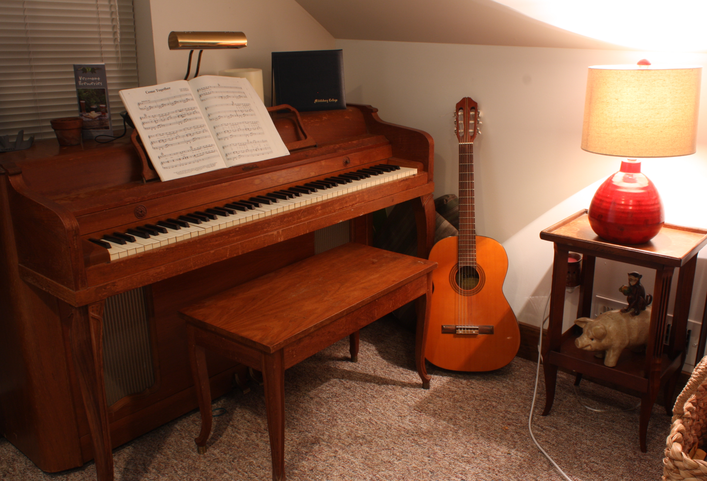
#> input picture Lab3/im0.png, 707 x 481 px
$ jupyter execute Question1.ipynb
#> lines starting #> are read from the running program, lines starting #| are printed output that depends on the picture; after the words box and inside, x2 and y2 are one past the last pixel; in counts of white or black regions, pixels touching at a corner belong together
[cell 1]
import cv2
import numpy as np
import matplotlib.pyplot as plt

# 1. Harris Corner Detection

[cell 2]
import cv2
import numpy as np
import matplotlib.pyplot as plt

image_path = 'im0.png'
image = cv2.imread(image_path)
#> image is the input picture: shape (481, 707, 3); mean B, G, R 61.1, 81, 120.2
gray_image = cv2.cvtColor(image, cv2.COLOR_BGR2GRAY)
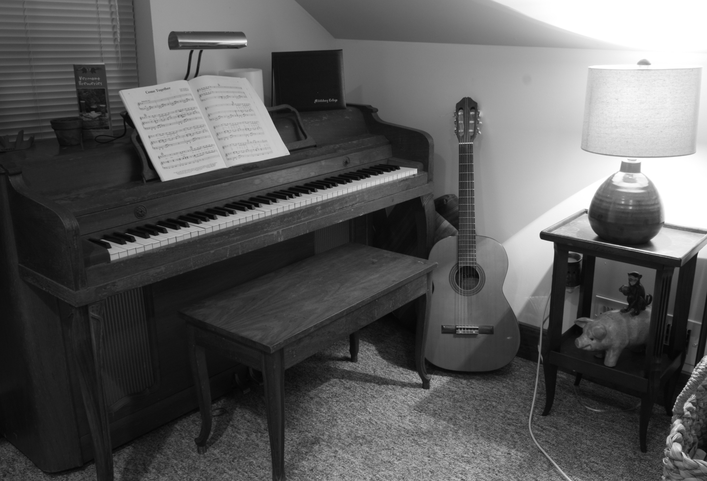
#> gray_image: shape (481, 707); min 3, max 255, mean 90.4

block_size = 2
ksize = 3
k = 0.04
cornerness = cv2.cornerHarris(gray_image, block_size, ksize, k)
threshold = 0.01 * cornerness.max()
#> threshold = 0.0001

w = 5
h, w_img = cornerness.shape
#> h = 481; w_img = 707
suppressed = cornerness.copy()
for y in range(h):
    for x in range(w_img):
        window = cornerness[max(0, y - w):min(h, y + w + 1), max(0, x - w):min(w_img, x + w + 1)]
        if cornerness[y, x] != np.max(window):
            suppressed[y, x] = -np.inf

final_corners = np.where(suppressed > threshold)
#> final_corners = 200 positions, rows 41 to 480, columns 102 to 706

cross_size = 5
line_thickness = 1
line_color = (0, 255, 0)

for y, x in zip(final_corners[0], final_corners[1]):
    cv2.line(image, (x - cross_size, y - cross_size), (x + cross_size, y + cross_size), line_color, line_thickness)
    cv2.line(image, (x - cross_size, y + cross_size), (x + cross_size, y - cross_size), line_color, line_thickness)
#> this loop made 200 passes
#> (y, x) on passes 1 to 3: (41, 179), (41, 246), (49, 170)
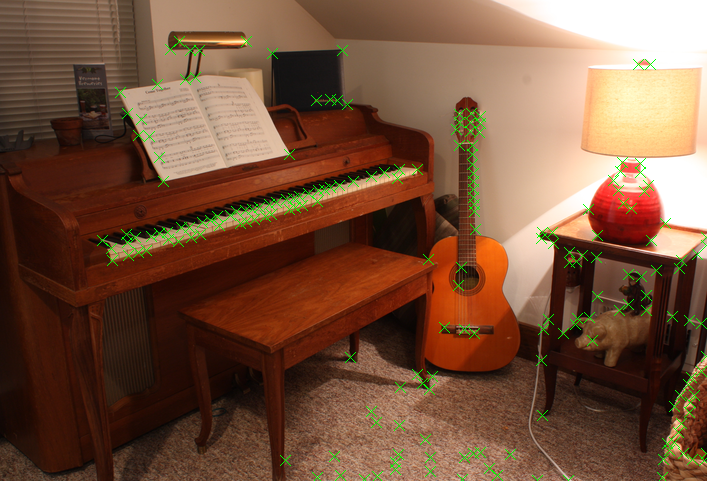
#> image: shape (481, 707, 3); 1.18% of pixels changed, all inside (x1, y1, x2, y2) = (97, 36, 707, 481)
image = cv2.cvtColor(image, cv2.COLOR_BGR2RGB)

plt.imshow(image)
plt.title('Harris Corner Detection')
plt.xticks([]), plt.yticks([])
plt.show()

$ run again, with Lab3/im1.png copied over Lab3/im0.png
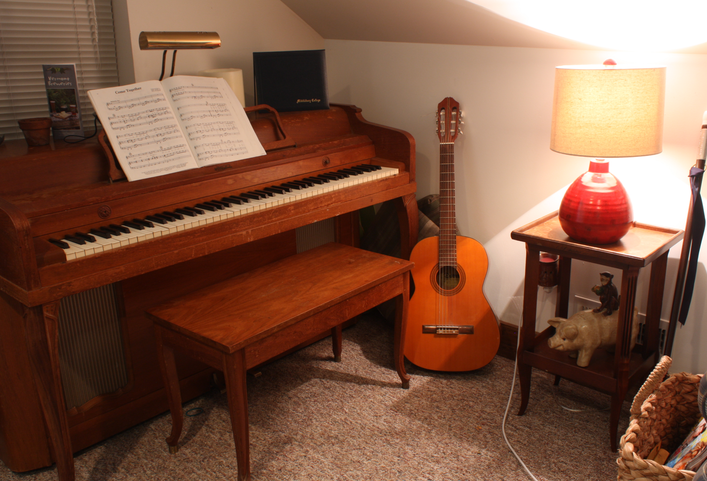
#> input picture Lab3/im1.png, 707 x 481 px
#> image is the input picture: shape (481, 707, 3); mean B, G, R 65.9, 86.2, 126.3
#> `cornerness = cv2.cornerHarris(gray_image, block_size, ksize, k)`:
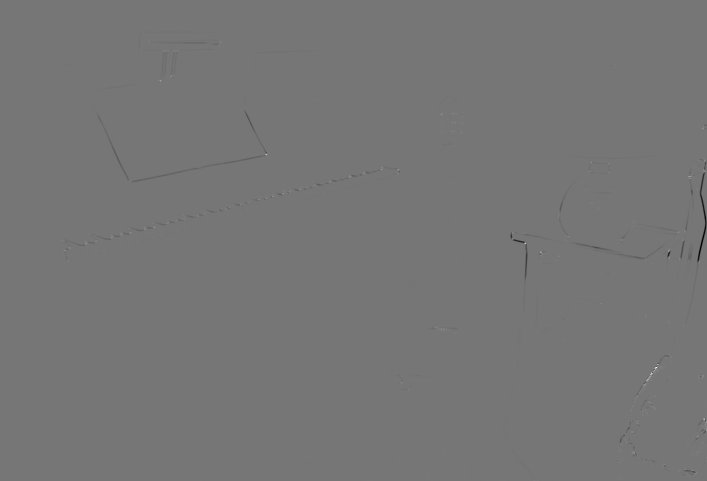
#> cornerness: shape (481, 707) float32; min -0.0122, max 0.014, mean -1.37e-05; drawn with min black and max white
#> threshold = 0.00014
#> final_corners = 198 positions, rows 41 to 480, columns 62 to 706
#> the loop `for y, x in zip(final_corners[0], final_corners[1]):` made 198 passes
#> (y, x) on passes 1 to 3: (41, 149), (42, 220), (49, 141)
#> after the loop `for y, x in zip(final_corners[0], final_corners[1]):`:
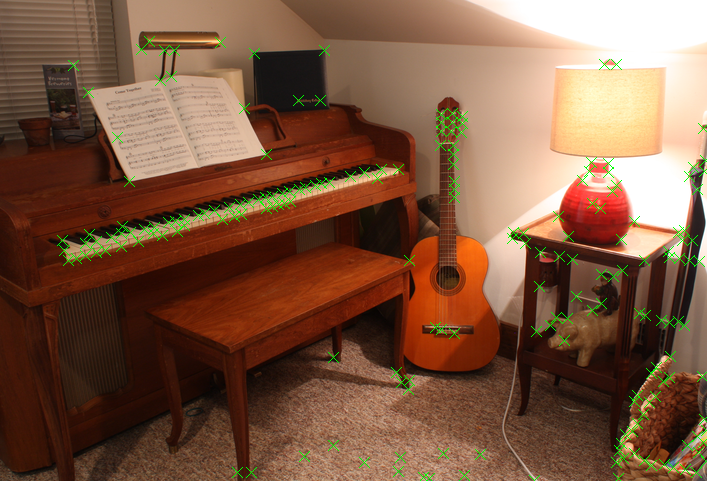
#> image: shape (481, 707, 3); 1.17% of pixels changed, all inside (x1, y1, x2, y2) = (57, 36, 707, 481)

$ run again, with Lab3/Mount1.png copied over Lab3/im0.png
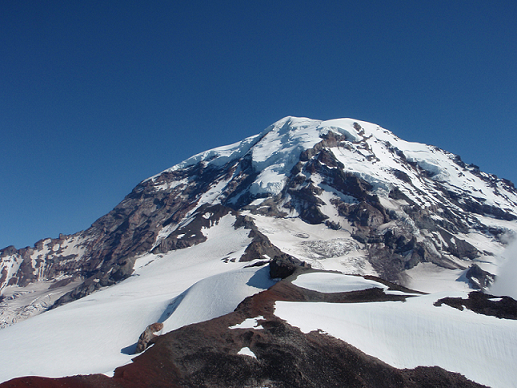
#> input picture Lab3/Mount1.png, 517 x 388 px
#> image is the input picture: shape (388, 517, 3); mean B, G, R 135.7, 109.3, 88.8
#> `cornerness = cv2.cornerHarris(gray_image, block_size, ksize, k)`:
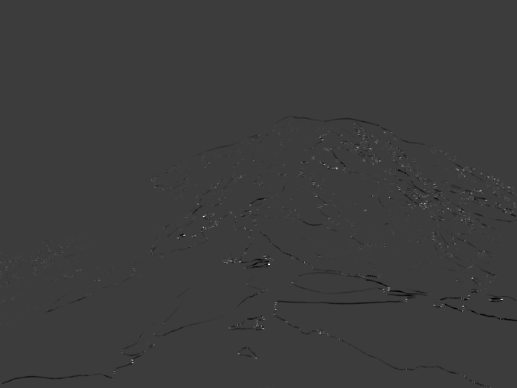
#> cornerness: shape (388, 517) float32; min -0.0119, max 0.0381, mean -2.58e-05; drawn with min black and max white
#> threshold = 0.000381
#> final_corners = 352 positions, rows 123 to 387, columns 0 to 514
#> the loop `for y, x in zip(final_corners[0], final_corners[1]):` made 352 passes
#> (y, x) on passes 1 to 3: (123, 354), (124, 288), (128, 338)
#> after the loop `for y, x in zip(final_corners[0], final_corners[1]):`:
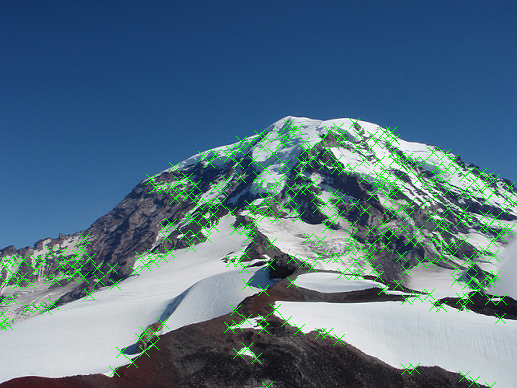
#> image: shape (388, 517, 3); 3.55% of pixels changed, all inside (x1, y1, x2, y2) = (0, 118, 517, 388)

$ run again, with Lab3/Mount2.png copied over Lab3/im0.png
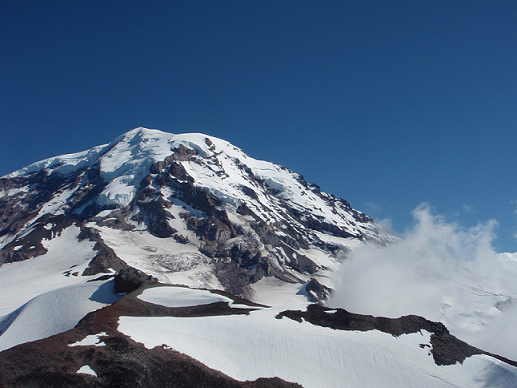
#> input picture Lab3/Mount2.png, 517 x 388 px
#> image is the input picture: shape (388, 517, 3); mean B, G, R 134.4, 107.9, 86
#> `cornerness = cv2.cornerHarris(gray_image, block_size, ksize, k)`:
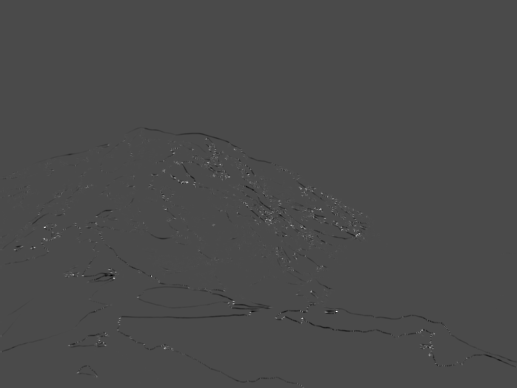
#> cornerness: shape (388, 517) float32; min -0.0146, max 0.035, mean -2.16e-05; drawn with min black and max white
#> threshold = 0.00035
#> final_corners = 300 positions, rows 129 to 385, columns 0 to 466
#> the loop `for y, x in zip(final_corners[0], final_corners[1]):` made 300 passes
#> (y, x) on passes 1 to 3: (129, 143), (135, 140), (138, 206)
#> after the loop `for y, x in zip(final_corners[0], final_corners[1]):`:
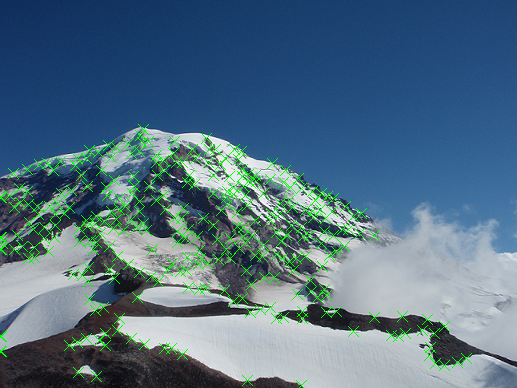
#> image: shape (388, 517, 3); 3.02% of pixels changed, all inside (x1, y1, x2, y2) = (0, 124, 472, 388)
